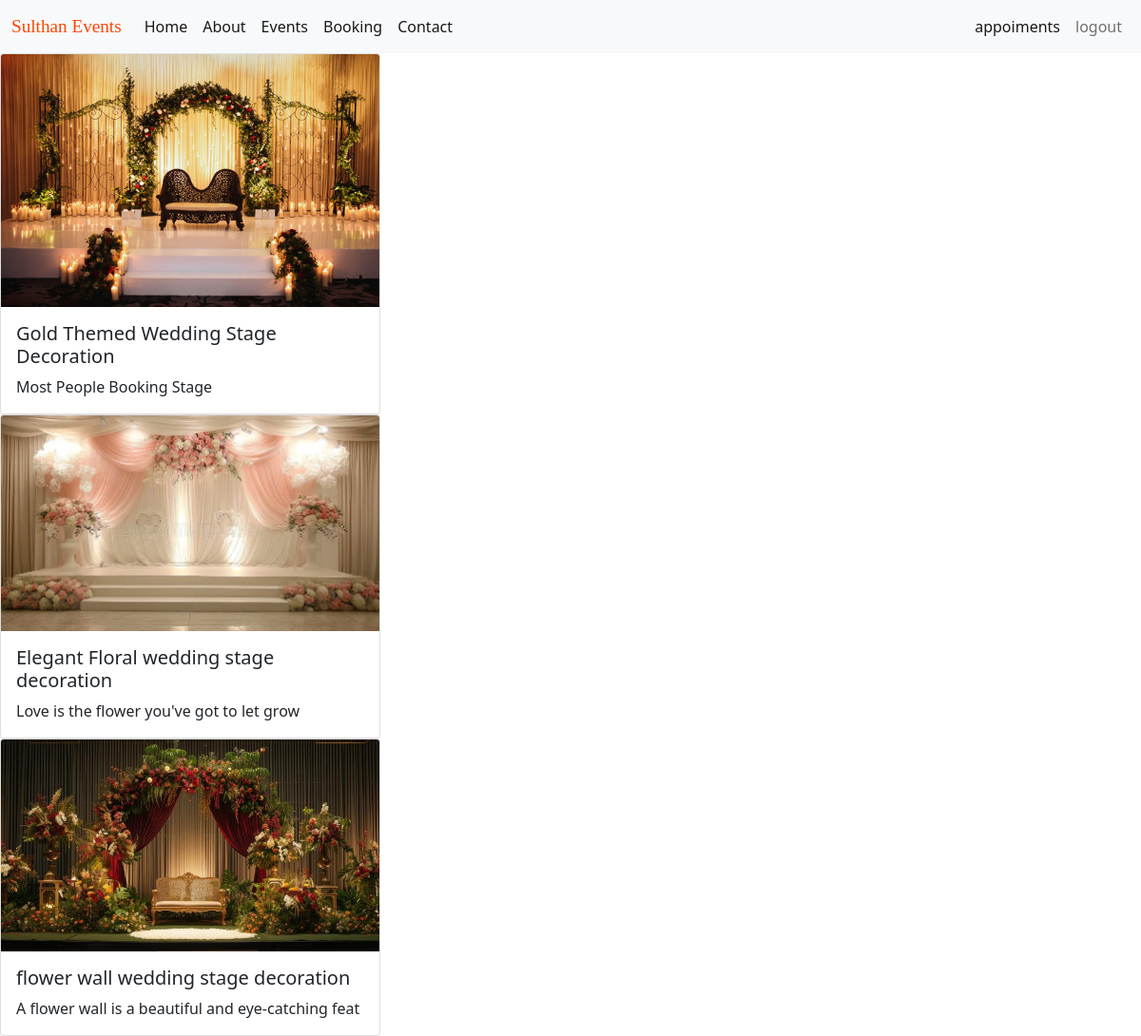
Screenshot of /events/ with the database file from the repository.
### eventapp/models.py (models this page shows, shortened)
class Event(models.Model):
    img=models.ImageField(upload_to="pic")
    name=models.CharField(max_length=50)
    disc=models.CharField(max_length=50)

### eventapp/views.py (the view)
# urls.py: path('events/',views.events,name='events'),
def events(request):
    dict_eve={
        'eve':Event.objects.all()
    }
    return render(request,'user/events.html',dict_eve)

### templates/user/events.html (shortened to what this page needs)
{% extends 'base.html'%}
{% block contant %}
{%for i in eve %}
<div class="card" style="width: 25rem;">
    <img src="{{i.img.url}}" class="card-img-top" alt="...">
    <div class="card-body">
      <h5 class="card-title">{{i.name}}</h5>
      <p class="card-text">{{i.disc}}</p>
    </div>
  </div>
  {% endfor %}
      {% endblock %}

### rows the page displays
Event: img (picture), name "Gold Themed Wedding Stage Decoration", disc "Most People Booking Stage"
Event: img (picture), name "Elegant Floral wedding stage decoration", disc "Love is the flower you've got to let grow"
Event: img (picture), name "flower wall wedding stage decoration", disc "A flower wall is a beautiful and eye-catching feat"
